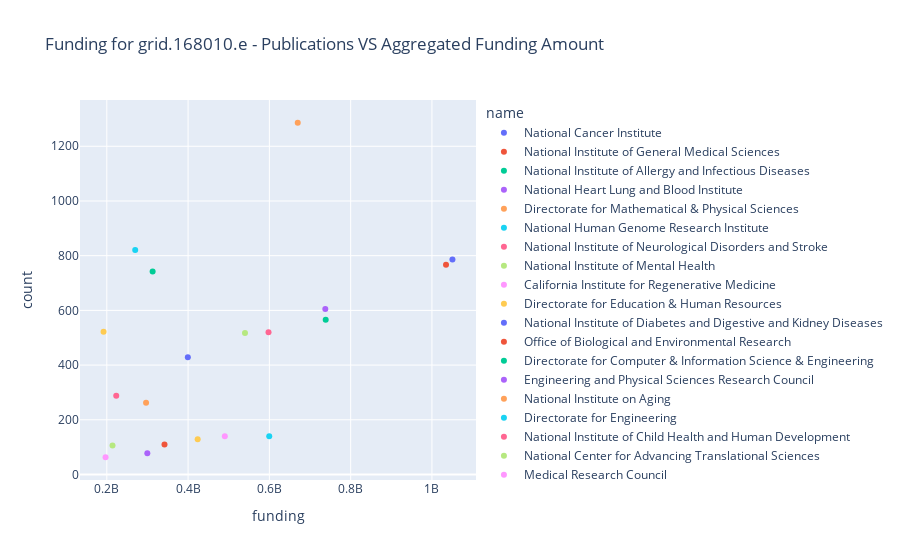

Notebook code cell kept with this figure:
### Markdown cell above
## Correlation between No of Publications VS Funding

### Code cell
px.scatter(df, 
           x="funding", y="count", 
           color="name", 
           title=f"Funding for {GRIDID} - Publications VS Aggregated Funding Amount")

### Figure 1 — Plotly figure (JSON) as saved in the notebook; plotly's stock layout.template omitted (floating-point values rounded to 4 significant figures)
{"data": [{"hovertemplate": "name=National Cancer Institute<br>funding=%{x}<br>count=%{y}<extra></extra>", "legendgroup": "National Cancer Institute", "marker": {"color": "#636efa", "symbol": "circle"}, "mode": "markers", "name": "National Cancer Institute", "orientation": "v", "showlegend": true, "type": "scatter", "x": [1050433721], "xaxis": "x", "y": [786], "yaxis": "y"}, {"hovertemplate": "name=National Institute of General Medical Sciences<br>funding=%{x}<br>count=%{y}<extra></extra>", "legendgroup": "National Institute of General Medical Sciences", "marker": {"color": "#EF553B", "symbol": "circle"}, "mode": "markers", "name": "National Institute of General Medical Sciences", "orientation": "v", "showlegend": true, "type": "scatter", "x": [1034613347], "xaxis": "x", "y": [767], "yaxis": "y"}, {"hovertemplate": "name=National Institute of Allergy and Infectious Diseases<br>funding=%{x}<br>count=%{y}<extra></extra>", "legendgroup": "National Institute of Allergy and Infectious Diseases", "marker": {"color": "#00cc96", "symbol": "circle"}, "mode": "markers", "name": "National Institute of Allergy and Infectious Diseases", "orientation": "v", "showlegend": true, "type": "scatter", "x": [738577267], "xaxis": "x", "y": [566], "yaxis": "y"}, {"hovertemplate": "name=National Heart Lung and Blood Institute<br>funding=%{x}<br>count=%{y}<extra></extra>", "legendgroup": "National Heart Lung and Blood Institute", "marker": {"color": "#ab63fa", "symbol": "circle"}, "mode": "markers", "name": "National Heart Lung and Blood Institute", "orientation": "v", "showlegend": true, "type": "scatter", "x": [737554252], "xaxis": "x", "y": [605], "yaxis": "y"}, {"hovertemplate": "name=Directorate for Mathematical & Physical Sciences<br>funding=%{x}<br>count=%{y}<extra></extra>", "legendgroup": "Directorate for Mathematical & Physical Sciences", "marker": {"color": "#FFA15A", "symbol": "circle"}, "mode": "markers", "name": "Directorate for Mathematical & Physical Sciences", "orientation": "v", "showlegend": true, "type": "scatter", "x": [669785202], "xaxis": "x", "y": [1286], "yaxis": "y"}, {"hovertemplate": "name=National Human Genome Research Institute<br>funding=%{x}<br>count=%{y}<extra></extra>", "legendgroup": "National Human Genome Research Institute", "marker": {"color": "#19d3f3", "symbol": "circle"}, "mode": "markers", "name": "National Human Genome Research Institute", "orientation": "v", "showlegend": true, "type": "scatter", "x": [599655208], "xaxis": "x", "y": [140], "yaxis": "y"}, {"hovertemplate": "name=National Institute of Neurological Disorders and Stroke<br>funding=%{x}<br>count=%{y}<extra></extra>", "legendgroup": "National Institute of Neurological Disorders and Stroke", "marker": {"color": "#FF6692", "symbol": "circle"}, "mode": "markers", "name": "National Institute of Neurological Disorders and Stroke", "orientation": "v", "showlegend": true, "type": "scatter", "x": [597908459], "xaxis": "x", "y": [520], "yaxis": "y"}, {"hovertemplate": "name=National Institute of Mental Health<br>funding=%{x}<br>count=%{y}<extra></extra>", "legendgroup": "National Institute of Mental Health", "marker": {"color": "#B6E880", "symbol": "circle"}, "mode": "markers", "name": "National Institute of Mental Health", "orientation": "v", "showlegend": true, "type": "scatter", "x": [539968580], "xaxis": "x", "y": [517], "yaxis": "y"}, {"hovertemplate": "name=California Institute for Regenerative Medicine<br>funding=%{x}<br>count=%{y}<extra></extra>", "legendgroup": "California Institute for Regenerative Medicine", "marker": {"color": "#FF97FF", "symbol": "circle"}, "mode": "markers", "name": "California Institute for Regenerative Medicine", "orientation": "v", "showlegend": true, "type": "scatter", "x": [490360760], "xaxis": "x", "y": [140], "yaxis": "y"}, {"hovertemplate": "name=Directorate for Education & Human Resources<br>funding=%{x}<br>count=%{y}<extra></extra>", "legendgroup": "Directorate for Education & Human Resources", "marker": {"color": "#FECB52", "symbol": "circle"}, "mode": "markers", "name": "Directorate for Education & Human Resources", "orientation": "v", "showlegend": true, "type": "scatter", "x": [423537152], "xaxis": "x", "y": [129], "yaxis": "y"}, {"hovertemplate": "name=National Institute of Diabetes and Digestive and Kidney Diseases<br>funding=%{x}<br>count=%{y}<extra></extra>", "legendgroup": "National Institute of Diabetes and Digestive and Kidney Diseases", "marker": {"color": "#636efa", "symbol": "circle"}, "mode": "markers", "name": "National Institute of Diabetes and Digestive and Kidney Diseases", "orientation": "v", "showlegend": true, "type": "scatter", "x": [399363755], "xaxis": "x", "y": [429], "yaxis": "y"}, {"hovertemplate": "name=Office of Biological and Environmental Research<br>funding=%{x}<br>count=%{y}<extra></extra>", "legendgroup": "Office of Biological and Environmental Research", "marker": {"color": "#EF553B", "symbol": "circle"}, "mode": "markers", "name": "Office of Biological and Environmental Research", "orientation": "v", "showlegend": true, "type": "scatter", "x": [341911701], "xaxis": "x", "y": [110], "yaxis": "y"}, {"hovertemplate": "name=Directorate for Computer & Information Science & Engineering<br>funding=%{x}<br>count=%{y}<extra></extra>", "legendgroup": "Directorate for Computer & Information Science & Engineering", "marker": {"color": "#00cc96", "symbol": "circle"}, "mode": "markers", "name": "Directorate for Computer & Information Science & Engineering", "orientation": "v", "showlegend": true, "type": "scatter", "x": [312728593], "xaxis": "x", "y": [742], "yaxis": "y"}, {"hovertemplate": "name=Engineering and Physical Sciences Research Council<br>funding=%{x}<br>count=%{y}<extra></extra>", "legendgroup": "Engineering and Physical Sciences Research Council", "marker": {"color": "#ab63fa", "symbol": "circle"}, "mode": "markers", "name": "Engineering and Physical Sciences Research Council", "orientation": "v", "showlegend": true, "type": "scatter", "x": [299690523], "xaxis": "x", "y": [78], "yaxis": "y"}, {"hovertemplate": "name=National Institute on Aging<br>funding=%{x}<br>count=%{y}<extra></extra>", "legendgroup": "National Institute on Aging", "marker": {"color": "#FFA15A", "symbol": "circle"}, "mode": "markers", "name": "National Institute on Aging", "orientation": "v", "showlegend": true, "type": "scatter", "x": [296583825], "xaxis": "x", "y": [262], "yaxis": "y"}, {"hovertemplate": "name=Directorate for Engineering<br>funding=%{x}<br>count=%{y}<extra></extra>", "legendgroup": "Directorate for Engineering", "marker": {"color": "#19d3f3", "symbol": "circle"}, "mode": "markers", "name": "Directorate for Engineering", "orientation": "v", "showlegend": true, "type": "scatter", "x": [269879458], "xaxis": "x", "y": [821], "yaxis": "y"}, {"hovertemplate": "name=National Institute of Child Health and Human Development<br>funding=%{x}<br>count=%{y}<extra></extra>", "legendgroup": "National Institute of Child Health and Human Development", "marker": {"color": "#FF6692", "symbol": "circle"}, "mode": "markers", "name": "National Institute of Child Health and Human Development", "orientation": "v", "showlegend": true, "type": "scatter", "x": [223191912], "xaxis": "x", "y": [288], "yaxis": "y"}, {"hovertemplate": "name=National Center for Advancing Translational Sciences<br>funding=%{x}<br>count=%{y}<extra></extra>", "legendgroup": "National Center for Advancing Translational Sciences", "marker": {"color": "#B6E880", "symbol": "circle"}, "mode": "markers", "name": "National Center for Advancing Translational Sciences", "orientation": "v", "showlegend": true, "type": "scatter", "x": [214052711], "xaxis": "x", "y": [106], "yaxis": "y"}, {"hovertemplate": "name=Medical Research Council<br>funding=%{x}<br>count=%{y}<extra></extra>", "legendgroup": "Medical Research Council", "marker": {"color": "#FF97FF", "symbol": "circle"}, "mode": "markers", "name": "Medical Research Council", "orientation": "v", "showlegend": true, "type": "scatter", "x": [196922659], "xaxis": "x", "y": [63], "yaxis": "y"}, {"hovertemplate": "name=Directorate for Biological Sciences<br>funding=%{x}<br>count=%{y}<extra></extra>", "legendgroup": "Directorate for Biological Sciences", "marker": {"color": "#FECB52", "symbol": "circle"}, "mode": "markers", "name": "Directorate for Biological Sciences", "orientation": "v", "showlegend": true, "type": "scatter", "x": [191984065], "xaxis": "x", "y": [522], "yaxis": "y"}], "layout": {"autosize": true, "legend": {"title": {"text": "name"}, "tracegroupgap": 0}, "title": {"text": "Funding for grid.168010.e - Publications VS Aggregated Funding Amount"}, "xaxis": {"anchor": "y", "autorange": true, "domain": [0, 1], "range": [138000000.0, 1104000000.0], "title": {"text": "funding"}, "type": "linear"}, "yaxis": {"anchor": "x", "autorange": true, "domain": [0, 1], "range": [-26.58, 1376.0], "title": {"text": "count"}, "type": "linear"}}}
